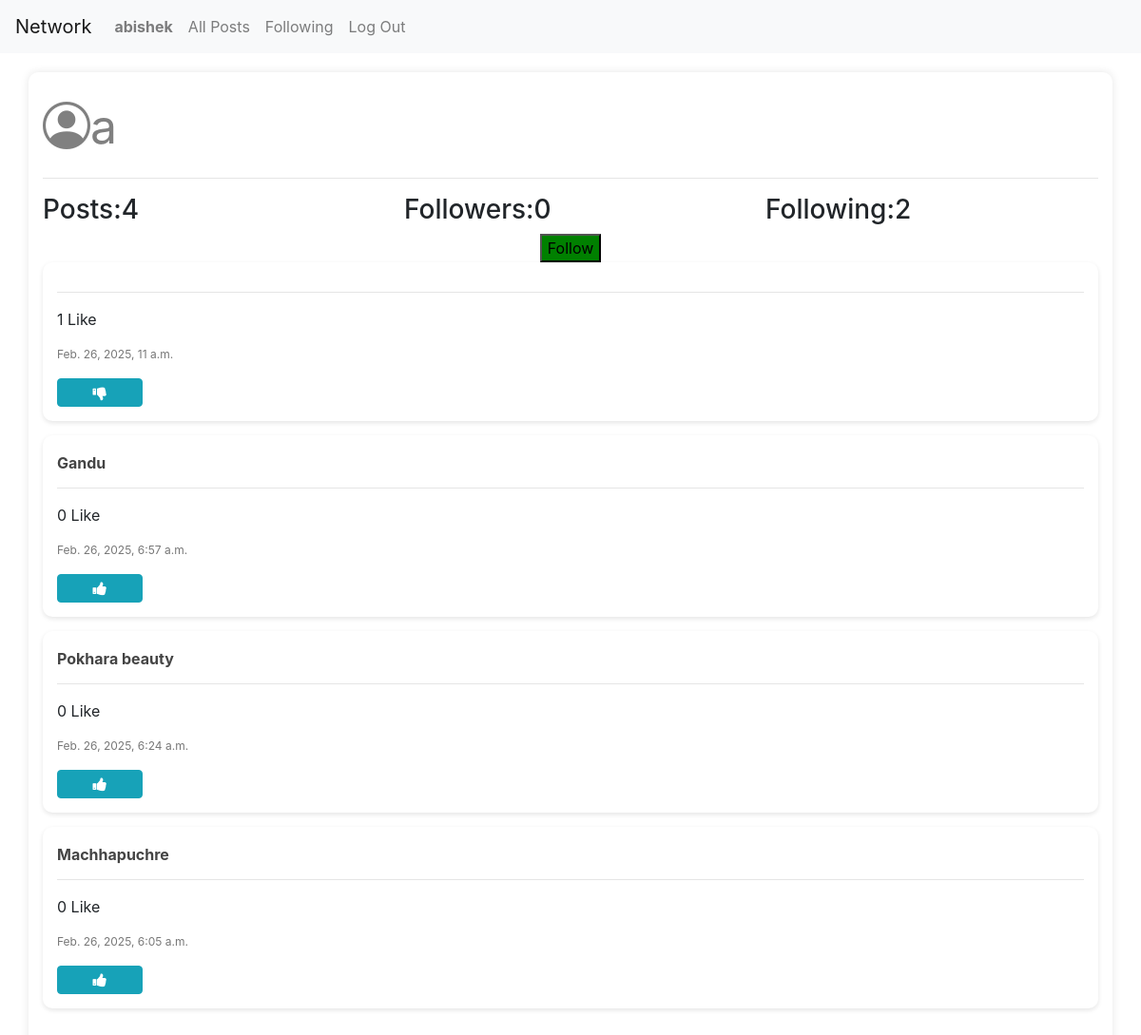
The page /profile/2 (signed in) on the database its author committed.
### network/models.py (models this page shows, shortened)
class User(AbstractUser):
    pass

class Post(models.Model):
    content = models.CharField(max_length=140)
    user = models.ForeignKey(User, on_delete=models.CASCADE, related_name="author")
    date = models.DateTimeField(auto_now_add=True)

### network/views.py (the view)
# urls.py: path('profile/<int:user_id>', views.profile, name="profile"),
@csrf_exempt
def profile(request, user_id):
    user = User.objects.filter(pk=user_id).first()
    if user is None:
        return HttpResponse("User not found")
    else:
        following = Follow.objects.filter(user=user)
        followers = Follow.objects.filter(user_followed=user)
        allPosts = Post.objects.filter(user=user).order_by("id").reverse()
        numberofposts = allPosts.count
        try:
            checkFollow = followers.filter(user=User.objects.get(pk=request.user.id))
            if len(checkFollow) != 0:
                isFollowing = True
            else:
                isFollowing = False
        except:
            isFollowing = False
        paginator = Paginator(allPosts, 10)
        page_number = request.GET.get('page')
        posts_of_the_page = paginator.get_page(page_number)
        allLikes = Like.objects.all()
        whoYouLiked = []
        for post in posts_of_the_page:
            post.like_count = Like.objects.filter(post=post).count()
        try:
            for like in allLikes:
                if like.user.id == request.user.id:
                    whoYouLiked.append(like.post.id)
        except:
            whoYouLiked = []
        return render(request, 'network/profile.html', {
            "posts" : posts_of_the_page,
            "username": user.username,
            "following": following,
            "followers": followers,
            "isfollowing": isFollowing,
            "user_profile": user,
            "number": numberofposts,
            "whoYouLiked": whoYouLiked
        })

### network/templates/network/profile.html (shortened to what this page needs)
{% extends "network/layout.html" %}
{% load static %}
{% block body %}
    <div class="container">
        <link rel="stylesheet" href="https://cdn.jsdelivr.net/npm/bootstrap-icons/font/bootstrap-icons.css">
        <span class="bi bi-person-circle" style="font-size: 50px; color: grey;">{{username}}</span>
        <hr>
        <div class="row d-flex justify-content-center">
            <h3 class="col-4">Posts:{{number}}</h3>
            <h3 class="col-4">Followers:{{followers.count}}</h3>
            <h3 class="col-4">Following:{{following.count}}</h3>
            {% if user.is_authenticated %}
                {% if user != user_profile %}
                    {% if isfollowing %}
                        <form action="{% url 'unfollow' %}" method="POST">
                            {% csrf_token%}
                            <input type="hidden" name="userfollow" value="{{user_profile}}" >
                            <input type="submit" value="Unfollow" style="background-color: red;">
                        </form>
                    {% else %}
                        <form action="{% url 'follow' %}" method="POST">
                            <input type="submit" value="Follow" style="background-color: green;">
                        </form>
                    {% endif %}
                {% endif %}
            {% endif %}
        </div>
        <div class="all-posts">
            {% for post in posts %}
            <div class="post-grid-item">
                <div class="post">
                    <div class="post-content">
                        <h6 class="content" id="content_{{post.id}}"><strong>{{post.content }}</strong></h6>
                    </div>
                    <hr>
                    <p id="likecount_{{post.id}}">{{post.like_count}} Like</p>
                    <p class="date">{{ post.date }}</p>
                    {% if user.is_authenticated %}
                    {% if user == post.user %}
                        <button class="btn btn-primary" data-toggle="modal" data-target="#modal_edit_post_{{post.id}}">Edit</button>
                        <div class="modal fade" id="modal_edit_post_{{post.id}}" tabindex="-1" role="dialog" aria-labelledby="modal_edit_post_{{post.id}}" aria-hidden="true">
                            <div class="modal-dialog" role="document">
                              <div class="modal-content">
                                <div class="modal-header">
                                  <h5 class="modal-title">Edit Post</h5>
                                  <button type="button" class="close" data-dismiss="modal" aria-label="Close">
                                    <span aria-hidden="true">&times;</span>
                                  </button>
                                </div>
                                <div class="modal-body">
                                  <textarea name="content" id="textarea_{{post.id}}" class="form-control" name="content">{{post.content}}</textarea>
                                </div>
                                <div class="modal-footer">
                                  <button type="button" class="btn btn-primary" onclick="submitHandler('{{ post.id }}')">Save changes</button>
                                  <button type="button" class="btn btn-secondary" data-dismiss="modal">Close</button>
                                </div>
                              </div>
                            </div>
                          </div>
                          {% else %}
                            {% if post.id in whoYouLiked %}
                              <button class="btn btn-info fa fa-thumbs-down col-1" id="{{post.id}}" onclick="toggleLike('{{post.id}}')"></button>
                            {% else %}
                              <button class="btn btn-info fa fa-thumbs-up col-1" id="{{post.id}}" onclick="toggleLike('{{post.id}}')"></button>
                            {% endif %}
                      {% endif %}
                {% endif %}
                </div>
            </div>
            {% endfor %}
        </div>
</div>
{% endblock %}

### network/templates/network/layout.html (shortened to what this page needs)
{% load static %}
<!DOCTYPE html>
<html lang="en">
    <head>
        <link href="{% static 'network/style.css' %}" rel="stylesheet">
        <link rel="stylesheet" href="https://stackpath.bootstrapcdn.com/bootstrap/4.4.1/css/bootstrap.min.css">
        <link rel="stylesheet" href="https://cdnjs.cloudflare.com/ajax/libs/font-awesome/4.7.0/css/font-awesome.min.css">
    </head>
    <body>
        <nav class="navbar navbar-expand-lg navbar-light bg-light">
            <a class="navbar-brand" href="{% url 'index' %}">Network</a>
            <div>
              <ul class="navbar-nav mr-auto">
                {% if user.is_authenticated %}
                    <li class="nav-item">
                        <a class="nav-link" href="{% url 'profile' user_id=user.id %}"><strong>{{ user.username }}</strong></a>
                    </li>
                {% endif %}
                <li class="nav-item">
                  <a class="nav-link" href="{% url 'index' %}">All Posts</a>
                </li>
                {% if user.is_authenticated %}
                    <li class="nav-item">
                        <a class="nav-link" href="{% url 'following' %}">Following</a>
                    </li>
                    <li class="nav-item">
                        <a class="nav-link" href="{% url 'logout' %}">Log Out</a>
                    </li>
                {% endif %}
              </ul>
            </div>
          </nav>
        <div class="body">
            {% block body %}
            {% endblock %}
        </div>
    </body>
</html>

### network/static/network/style.css (style rules this page uses)
body { font-family: 'Arial', sans-serif; background-color: #f4f4f4; margin: 0; padding: 0; }
.container { width: 80%; margin: auto; padding: 20px; background: white; box-shadow: 0px 0px 10px rgba(0, 0, 0, 0.1); border-radius: 10px; margin-top: 20px; }
.post { background: #ffffff; padding: 15px; margin-bottom: 15px; border-radius: 10px; box-shadow: 0px 2px 5px rgba(0, 0, 0, 0.1); }
.content { font-size: 16px; margin-top: 5px; color: #444; }
.date { font-size: 12px; color: #777; }

### rows shown on the page
User: username "abishek"
Post: like_count "1", date "Feb. 26, 2025, 11 a.m."
Post: content "Gandu", like_count "0", date "Feb. 26, 2025, 6:57 a.m."
Post: content "Pokhara beauty", like_count "0", date "Feb. 26, 2025, 6:24 a.m."
Post: content "Machhapuchre", like_count "0", date "Feb. 26, 2025, 6:05 a.m."

### other values the page prints
{{ username }} "a"
{{ number }} "4"
{{ followers.count }} "0"
{{ following.count }} "2"
